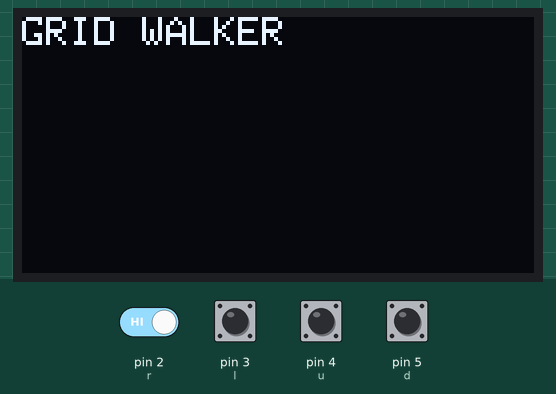
Recording of a sketch running on a simulated Arduino Uno, built with avr-gcc and run on an emulated ATmega328P. Shown: 128×64 one-colour display. Inputs (shaded band) come from the test bench; at power-on: pin 2 (r), pin 3 (l), pin 4 (u), pin 5 (d) HIGH.

Above: at 0.1 s.
At 3.2 s:
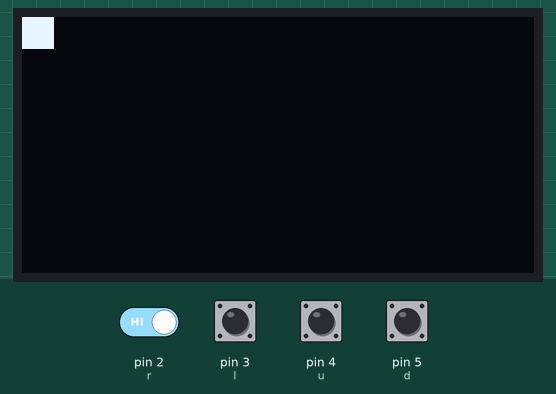
3.3 s: pin 2 (r) driven LOW
At 3.48 s:
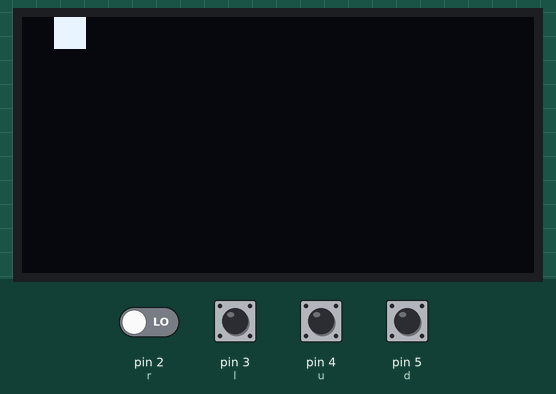
Timing chart, 0 to 6.3 s (numbered marks = the images above; inputs shaded):
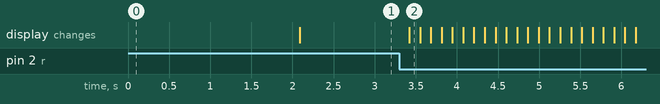

Measured:
- after the input at 3.3 s, the display: changes after 0.12 s (image 2)

The sketch:

task_1_3_2.ino
```cpp
# include <Wire.h>
# include <Adafruit_GFX.h>
# include <Adafruit_SSD1306.h>

int w = 128;
int h = 64;
int x=0;
int y=0;
int r = 2;
int r_val;
int l = 3;
int l_val;
int u = 4;
int u_val;
int d = 5;
int d_val;
int shift =8;
# define OLED_Addr 0x3C

Adafruit_SSD1306 display(w,h,&Wire,-1);

// helper function to draw a 8x8 grid using the top left corner as reference
void draw_walker(int t_l_x,int t_l_y){
  for(int i =0; i<8;i++){
    for(int j =0; j<8;j++){
      display.drawPixel((((t_l_x+i)%w)+w)%w,(((t_l_y+j)%h)+h)%h,WHITE);
    }
  }
  display.display();
}

// helper function to move the grid by one pixel
void move_right(int t_l_x,int t_l_y,int shift){
  display.clearDisplay();
  draw_walker(t_l_x+shift,t_l_y);

}
void move_left(int t_l_x,int t_l_y,int shift){
  display.clearDisplay();
  draw_walker(t_l_x-shift,t_l_y);
}
void move_up(int t_l_x,int t_l_y,int shift){
  display.clearDisplay();
  draw_walker(t_l_x,t_l_y-shift);
}
void move_down(int t_l_x,int t_l_y,int shift){
  display.clearDisplay();
  draw_walker(t_l_x-1,t_l_y+shift);
}

void setup() {
  // put your setup code here, to run once:
  Wire.begin();
  Serial.begin(9600);
  if(!display.begin(SSD1306_SWITCHCAPVCC, OLED_Addr))
  {
    Serial.println("oled not detected");
    while(true);
  }
  display.clearDisplay();
  display.setTextSize(1);
  display.setTextColor(WHITE);
  display.setCursor(0,0);

  display.println("GRID WALKER");
  display.display();
  delay(2000);
  display.clearDisplay();

  pinMode(r,INPUT);
  pinMode(l,INPUT);
  pinMode(u,INPUT);
  pinMode(d,INPUT);
  draw_walker(x,y);
}

void loop() {
  // put your main code here, to run repeatedly:

  r_val = digitalRead(r);
  l_val = digitalRead(l);
  u_val = digitalRead(u);
  d_val = digitalRead(d);

  if(r_val == LOW)
  {
    move_right(x,y,shift);
    x+=shift;
  }
  else if(l_val == LOW)
  {
    move_left(x,y,shift);
    x-=shift;
  }
  else if(u_val == LOW)
  {
    move_up(x,y,shift);
    y-=shift;
  }
  else if(d_val == LOW)
  {
    move_down(x,y,shift);
    y+=shift;
  }

  delay(100);

}
```
